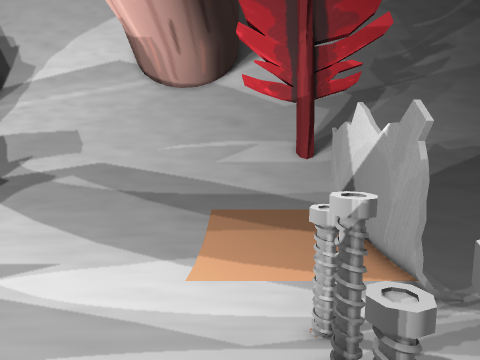
view 1 (above)

19 first-person views from a walk through a scene from a Unity 3-D project. The camera is 1.5 m above the floor, tilts 8° down and sees 70° across. The floor is counted in squares, 1 m on a side. Each view is taken from the middle of a square. On the plan, view 1 faces up. The plan holds only what a view shows up to about 16 squares ahead; the rest is blank. The place goes on beyond the plan. The player character is not drawn. Some animated figures are not drawn. Some surface patterns are stand-ins.

view 2
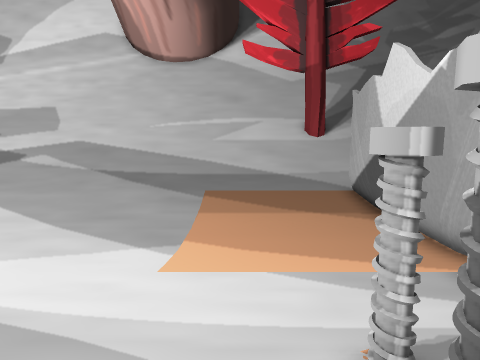

view 3
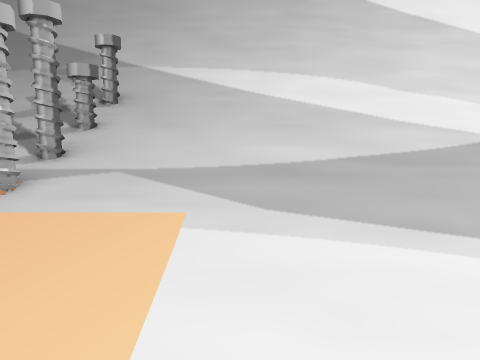

view 4
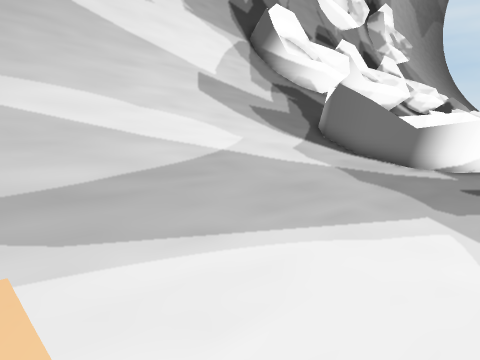

view 5
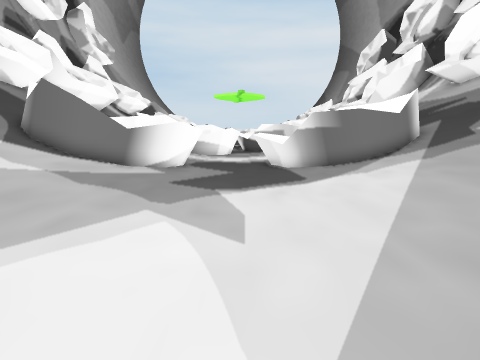

view 6
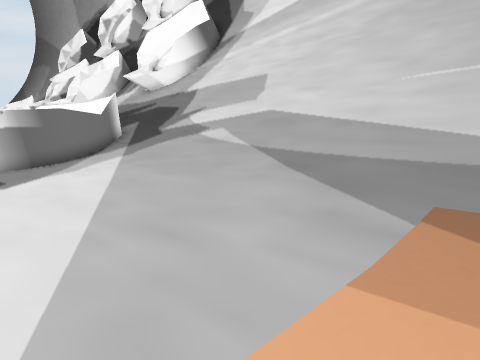

view 7
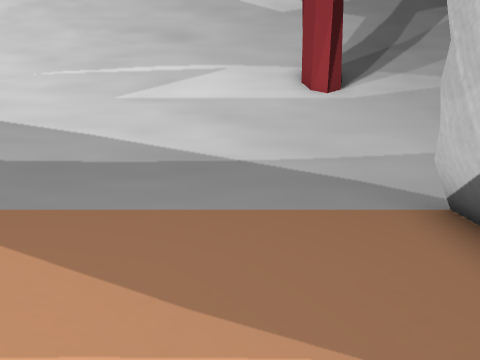

view 8
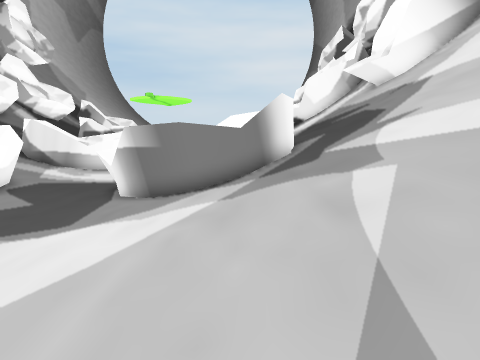

view 9
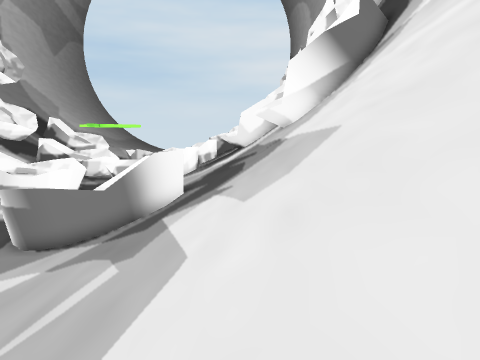

view 10
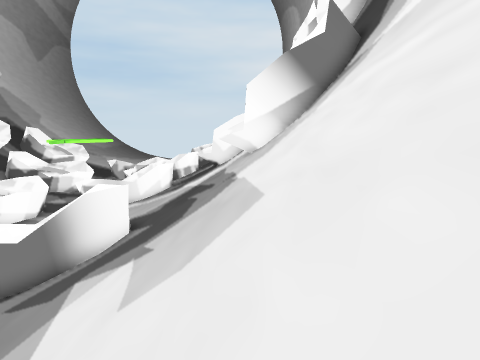

view 11
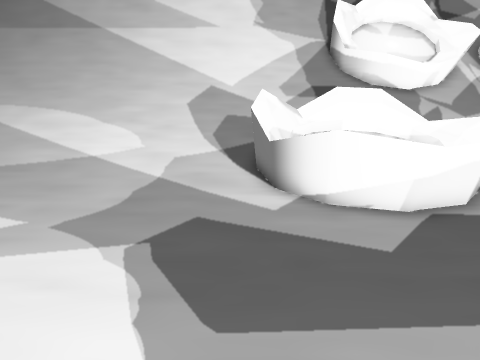

view 12
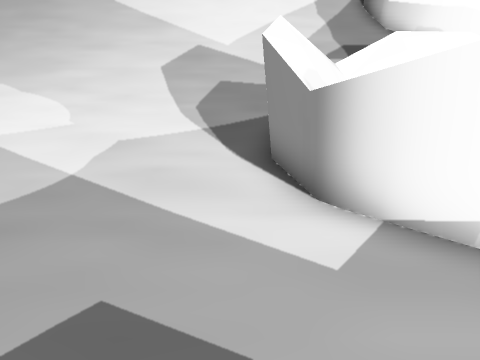

view 13
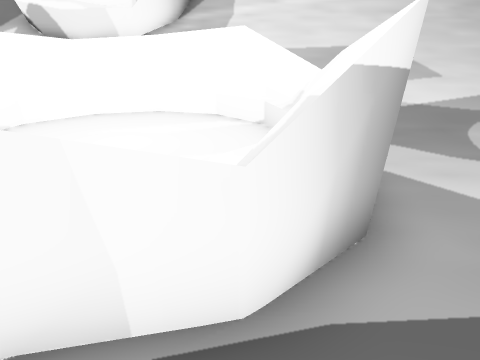

view 14
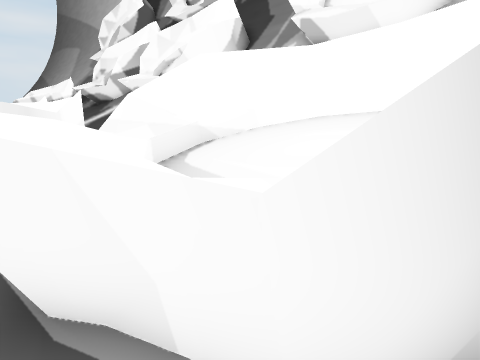

view 15
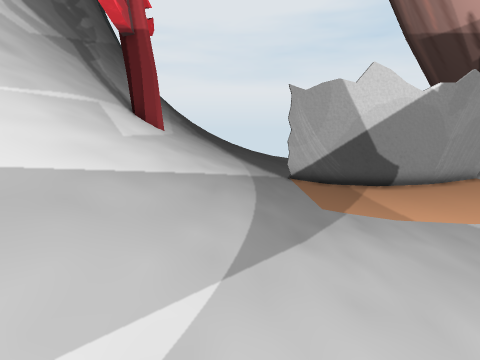

view 16
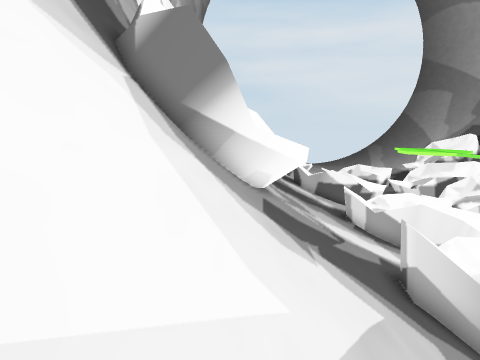

view 17
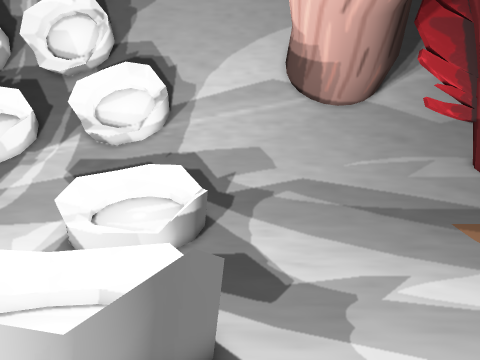

view 18
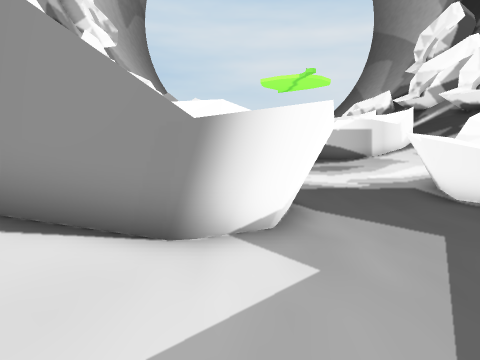

view 19
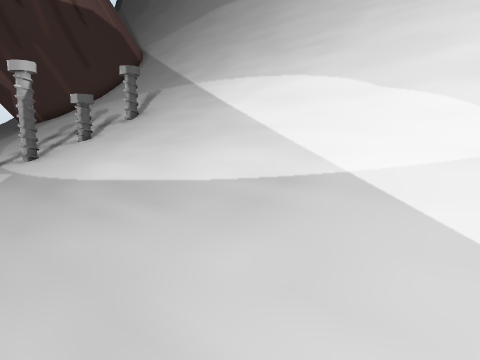

### Floor plan
Key: @ floor where view 1 was taken; # wall or solid block; . main floor; : floor 0.25 m higher than the main floor; + floor 0.5 m higher than the main floor; * floor 0.75 m higher than the main floor; / step, stairs or slope; = window, fence, low wall or low ledge; ^ raised ledge; O other object.
Columns run from 22 left of view 1 to 5 right of it. Each row starts with its distance up from view 1.
 30  ############  ###       ###
 29  ##=========================
 28 ##//////////////////////////
 27 #=//////////////////////////
 26 =///////////////////////////
 25 ///////////////////////////#
 24 //////////////////////////##
 23  ///////////////////////////
 22  ///////////////////////////
 21 /####///////////////////////
 20 #^####//////////////////////
 19 ^^^^^^//////////////////////
 18 ^^^^^##********************#
 17 ^^^^^##++++++++++++++++++++#
 16 ^^^^^##::::::::::::::++++++#
 15 ^^ ^^#:::::::::::::::::::::#
 14 ##^^^................::::::#
 13 .##..................::::::#
 12 .....................::::::#
 11 .....................::::::#
 10 ...##................++++++#
  9  :#####:::::::::::::://////#
  8 :^^^^^^#::::::::::::::::::::
  7 #^^^^  #++++++++++++++++O+++
  6 ^^^^^ ^#********************
  5 ^^ ^^ ##////////////////O///
  4 ^^^  ^##////////////////O///
  3 /^^^^^=/////////////////O///
  2 //##^=//////////////////O///
  1 ////////////////////////////
  0 //////////////////////@/////
 -1 ////////////////////////////
 -2 ##//////////////////////////
 -3  ##/////////////////////////
 -4   #/////////////////////////
 -5   #=========================
 -6   ########    ###    ###

Where each view was taken, in squares from view 1:
view 1: 0 up, 0 right, facing up
view 2: 3 up, 0 right, facing up
view 3: 12 up, 2 left, facing down
view 4: 12 up, 1 left, facing down-left
view 5: 12 up, 1 left, facing left
view 6: 12 up, 0 right, facing up-left
view 7: 13 up, 2 right, facing up
view 8: 19 up, 5 left, facing left
view 9: 24 up, 4 left, facing left
view 10: 26 up, 6 left, facing left
view 11: 18 up, 14 left, facing down
view 12: 12 up, 14 left, facing down
view 13: 12 up, 18 left, facing up
view 14: 13 up, 17 left, facing up-left
view 15: 20 up, 11 left, facing right
view 16: 3 down, 10 left, facing left
view 17: 2 down, 14 left, facing up
view 18: 8 up, 11 left, facing left
view 19: 8 up, 10 left, facing down-right
